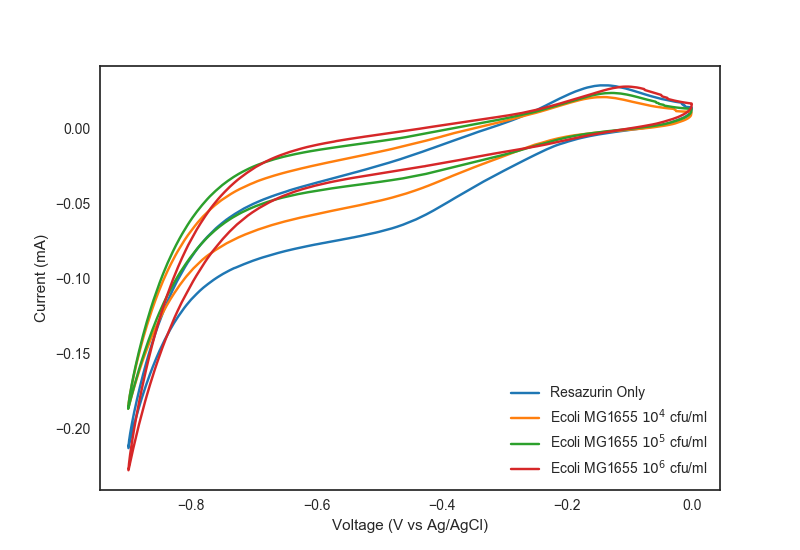

The script that drew this image:
from EC_Lab_CVReader import get_data_paths, CVReader
from matplotlib import pyplot as plt
import scipy.stats as sci
import numpy as np
directory_pb = './Data/Res_growth'
directory_shu = './Data/Res_SHU'

pb_paths = get_data_paths(directory_pb)
shu_paths = get_data_paths(directory_shu)
pb_paths.sort()
shu_paths.sort()
plt.style.use(['seaborn-white', 'seaborn-notebook'])
figure = plt.figure()
ax = figure.add_subplot(111)
# sub_bw_anti_3, bw_anti_3, = calculate_graph_data(paths[0:3])
# sub_bw_noanti_3, bw_noanti_3 = calculate_graph_data(paths[3:6])
# sub_pk_anti_3, pk_anti_3 = calculate_graph_data(paths[6:9])
# sub_pk_noanti_3, pk_noanti_3 = calculate_graph_data(paths[9:12])

susceptible = [pb_paths[:3],pb_paths[3:6], pb_paths[6:9],pb_paths[9:12]]
resistant = []


for pb in susceptible:
    susceptible_current = list()

    for file1 in pb:
        reader_pb = CVReader(file1)

        susceptible_current.append(reader_pb.current)


    mean_susceptible = np.mean(susceptible_current, axis=0)

    ax.plot(reader_pb.voltage, mean_susceptible)

ax.set_xlabel('Voltage (V vs Ag/AgCl)')
legends = ["Resazurin Only", 'Ecoli MG1655 $10^{4}$ cfu/ml', 'Ecoli MG1655 $10^{5}$ cfu/ml', 'Ecoli MG1655 $10^{6}$ cfu/ml']
ax.legend(legends)
ax.set_ylabel('Current (mA)')

#ax.legend(['+ Ampicillin', ' - Ampicillin'], prop={'size':8})
#plt.savefig(os.path.join(noapp_directory,'raw__bare_cv.png'), dpi=300)
plt.show()
